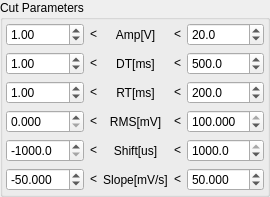
             <widget class="QWidget" name="page_5">
              <layout class="QHBoxLayout" name="horizontalLayout_17">
               <property name="leftMargin">
                <number>0</number>
               </property>
               <property name="topMargin">
                <number>0</number>
               </property>
               <property name="rightMargin">
                <number>0</number>
               </property>
               <property name="bottomMargin">
                <number>0</number>
               </property>
               <item>
                <widget class="QGroupBox" name="groupBox_3">
                 <property name="title">
                  <string>Cut Parameters</string>
                 </property>
                 <layout class="QGridLayout" name="gridLayout_7">
                  <property name="leftMargin">
                   <number>3</number>
                  </property>
                  <property name="topMargin">
                   <number>3</number>
                  </property>
                  <property name="rightMargin">
                   <number>3</number>
                  </property>
                  <property name="bottomMargin">
                   <number>3</number>
                  </property>
                  <item row="4" column="2">
                   <widget class="QLabel" name="label_95">
                    <property name="sizePolicy">
                     <sizepolicy hsizetype="Preferred" vsizetype="Maximum">
                      <horstretch>0</horstretch>
                      <verstretch>0</verstretch>
                     </sizepolicy>
                    </property>
                    <property name="minimumSize">
                     <size>
                      <width>0</width>
                      <height>3</height>
                     </size>
                    </property>
                    <property name="maximumSize">
                     <size>
                      <width>16777215</width>
                      <height>23</height>
                     </size>
                    </property>
                    <property name="text">
                     <string>RMS[mV]</string>
                    </property>
                    <property name="alignment">
                     <set>Qt::AlignCenter</set>
                    </property>
                   </widget>
                  </item>
                  <item row="5" column="0">
                   <widget class="QDoubleSpinBox" name="DSB_pk_shift_min">
                    <property name="sizePolicy">
                     <sizepolicy hsizetype="Preferred" vsizetype="Maximum">
                      <horstretch>1</horstretch>
                      <verstretch>0</verstretch>
                     </sizepolicy>
                    </property>
                    <property name="minimumSize">
                     <size>
                      <width>30</width>
                      <height>23</height>
                     </size>
                    </property>
                    <property name="maximumSize">
                     <size>
                      <width>200</width>
                      <height>23</height>
                     </size>
                    </property>
                    <property name="decimals">
                     <number>1</number>
                    </property>
                    <property name="minimum">
                     <double>-1000.000000000000000</double>
                    </property>
                    <property name="maximum">
                     <double>0.000000000000000</double>
                    </property>
                    <property name="singleStep">
                     <double>10.000000000000000</double>
                    </property>
                    <property name="value">
                     <double>-1000.000000000000000</double>
                    </property>
                   </widget>
                  </item>
                  <item row="6" column="3">
                   <widget class="QLabel" name="label_54">
                    <property name="sizePolicy">
                     <sizepolicy hsizetype="Maximum" vsizetype="Maximum">
                      <horstretch>0</horstretch>
                      <verstretch>0</verstretch>
                     </sizepolicy>
                    </property>
                    <property name="maximumSize">
                     <size>
                      <width>23</width>
                      <height>23</height>
                     </size>
                    </property>
                    <property name="text">
                     <string>&lt;</string>
                    </property>
                    <property name="alignment">
                     <set>Qt::AlignCenter</set>
                    </property>
                   </widget>
                  </item>
                  <item row="0" column="4">
                   <widget class="QDoubleSpinBox" name="DSB_Amp_raw_max">
                    <property name="sizePolicy">
                     <sizepolicy hsizetype="Preferred" vsizetype="Maximum">
                      <horstretch>1</horstretch>
                      <verstretch>0</verstretch>
                     </sizepolicy>
                    </property>
                    <property name="minimumSize">
                     <size>
                      <width>30</width>
                      <height>23</height>
                     </size>
                    </property>
                    <property name="maximumSize">
                     <size>
                      <width>200</width>
                      <height>23</height>
                     </size>
                    </property>
                    <property name="decimals">
                     <number>1</number>
                    </property>
                    <property name="maximum">
                     <double>90.000000000000000</double>
                    </property>
                    <property name="singleStep">
                     <double>0.500000000000000</double>
                    </property>
                    <property name="value">
                     <double>20.000000000000000</double>
                    </property>
                   </widget>
                  </item>
                  <item row="6" column="4">
                   <widget class="QDoubleSpinBox" name="DSB_BL_slope_max">
                    <property name="sizePolicy">
                     <sizepolicy hsizetype="Preferred" vsizetype="Maximum">
                      <horstretch>1</horstretch>
                      <verstretch>0</verstretch>
                     </sizepolicy>
                    </property>
                    <property name="minimumSize">
                     <size>
                      <width>30</width>
                      <height>23</height>
                     </size>
                    </property>
                    <property name="maximumSize">
                     <size>
                      <width>200</width>
                      <height>23</height>
                     </size>
                    </property>
                    <property name="decimals">
                     <number>3</number>
                    </property>
                    <property name="maximum">
                     <double>100.000000000000000</double>
                    </property>
                    <property name="singleStep">
                     <double>0.100000000000000</double>
                    </property>
                    <property name="value">
                     <double>50.000000000000000</double>
                    </property>
                   </widget>
                  </item>
                  <item row="1" column="1">
                   <widget class="QLabel" name="label_43">
                    <property name="sizePolicy">
                     <sizepolicy hsizetype="Maximum" vsizetype="Maximum">
                      <horstretch>0</horstretch>
                      <verstretch>0</verstretch>
                     </sizepolicy>
                    </property>
                    <property name="maximumSize">
                     <size>
                      <width>23</width>
                      <height>23</height>
                     </size>
                    </property>
                    <property name="text">
                     <string>&lt;</string>
                    </property>
                    <property name="alignment">
                     <set>Qt::AlignCenter</set>
                    </property>
                   </widget>
                  </item>
                  <item row="3" column="3">
                   <widget class="QLabel" name="label_38">
                    <property name="sizePolicy">
                     <sizepolicy hsizetype="Maximum" vsizetype="Maximum">
                      <horstretch>0</horstretch>
                      <verstretch>0</verstretch>
                     </sizepolicy>
                    </property>
                    <property name="maximumSize">
                     <size>
                      <width>23</width>
                      <height>23</height>
                     </size>
                    </property>
                    <property name="text">
                     <string>&lt;</string>
                    </property>
                    <property name="alignment">
                     <set>Qt::AlignCenter</set>
                    </property>
                   </widget>
                  </item>
                  <item row="6" column="2">
                   <widget class="QLabel" name="label_50">
                    <property name="sizePolicy">
                     <sizepolicy hsizetype="Preferred" vsizetype="Maximum">
                      <horstretch>0</horstretch>
                      <verstretch>0</verstretch>
                     </sizepolicy>
                    </property>
                    <property name="minimumSize">
                     <size>
                      <width>0</width>
                      <height>3</height>
                     </size>
                    </property>
                    <property name="maximumSize">
                     <size>
                      <width>16777215</width>
                      <height>23</height>
                     </size>
                    </property>
                    <property name="text">
                     <string>Slope[mV/s]</string>
                    </property>
                    <property name="alignment">
                     <set>Qt::AlignCenter</set>
                    </property>
                   </widget>
                  </item>
                  <item row="1" column="3">
                   <widget class="QLabel" name="label_44">
                    <property name="sizePolicy">
                     <sizepolicy hsizetype="Maximum" vsizetype="Maximum">
                      <horstretch>0</horstretch>
                      <verstretch>0</verstretch>
                     </sizepolicy>
                    </property>
                    <property name="maximumSize">
                     <size>
                      <width>23</width>
                      <height>23</height>
                     </size>
                    </property>
                    <property name="text">
                     <string>&lt;</string>
                    </property>
                    <property name="alignment">
                     <set>Qt::AlignCenter</set>
                    </property>
                   </widget>
                  </item>
                  <item row="1" column="4">
                   <widget class="QDoubleSpinBox" name="DSB_DT_max">
                    <property name="sizePolicy">
                     <sizepolicy hsizetype="Preferred" vsizetype="Maximum">
                      <horstretch>1</horstretch>
                      <verstretch>0</verstretch>
                     </sizepolicy>
                    </property>
                    <property name="minimumSize">
                     <size>
                      <width>30</width>
                      <height>23</height>
                     </size>
                    </property>
                    <property name="maximumSize">
                     <size>
                      <width>200</width>
                      <height>23</height>
                     </size>
                    </property>
                    <property name="decimals">
                     <number>1</number>
                    </property>
                    <property name="maximum">
                     <double>1000.000000000000000</double>
                    </property>
                    <property name="value">
                     <double>500.000000000000000</double>
                    </property>
                   </widget>
                  </item>
                  <item row="4" column="0">
                   <widget class="QDoubleSpinBox" name="DSB_BL_RMS_min">
                    <property name="sizePolicy">
                     <sizepolicy hsizetype="Preferred" vsizetype="Maximum">
                      <horstretch>1</horstretch>
                      <verstretch>0</verstretch>
                     </sizepolicy>
                    </property>
                    <property name="minimumSize">
                     <size>
                      <width>30</width>
                      <height>23</height>
                     </size>
                    </property>
                    <property name="maximumSize">
                     <size>
                      <width>200</width>
                      <height>23</height>
                     </size>
                    </property>
                    <property name="decimals">
                     <number>3</number>
                    </property>
                    <property name="maximum">
                     <double>10000.000000000000000</double>
                    </property>
                    <property name="singleStep">
                     <double>0.200000000000000</double>
                    </property>
                   </widget>
                  </item>
                  <item row="3" column="4">
                   <widget class="QDoubleSpinBox" name="DSB_RT_max">
                    <property name="sizePolicy">
                     <sizepolicy hsizetype="Preferred" vsizetype="Maximum">
                      <horstretch>1</horstretch>
                      <verstretch>0</verstretch>
                     </sizepolicy>
                    </property>
                    <property name="minimumSize">
                     <size>
                      <width>30</width>
                      <height>23</height>
                     </size>
                    </property>
                    <property name="maximumSize">
                     <size>
                      <width>200</width>
                      <height>23</height>
                     </size>
                    </property>
                    <property name="decimals">
                     <number>1</number>
                    </property>
                    <property name="maximum">
                     <double>1000.000000000000000</double>
                    </property>
                    <property name="value">
                     <double>200.000000000000000</double>
                    </property>
                   </widget>
                  </item>
                  <item row="5" column="2">
                   <widget class="QLabel" name="label_49">
                    <property name="sizePolicy">
                     <sizepolicy hsizetype="Preferred" vsizetype="Maximum">
                      <horstretch>0</horstretch>
                      <verstretch>0</verstretch>
                     </sizepolicy>
                    </property>
                    <property name="minimumSize">
                     <size>
                      <width>0</width>
                      <height>3</height>
                     </size>
                    </property>
                    <property name="maximumSize">
                     <size>
                      <width>16777215</width>
                      <height>23</height>
                     </size>
                    </property>
                    <property name="text">
                     <string>Shift[us]</string>
                    </property>
                    <property name="alignment">
                     <set>Qt::AlignCenter</set>
                    </property>
                   </widget>
                  </item>
                  <item row="1" column="0">
                   <widget class="QDoubleSpinBox" name="DSB_DT_min">
                    <property name="sizePolicy">
                     <sizepolicy hsizetype="Preferred" vsizetype="Maximum">
                      <horstretch>1</horstretch>
                      <verstretch>0</verstretch>
                     </sizepolicy>
                    </property>
                    <property name="minimumSize">
                     <size>
                      <width>30</width>
                      <height>23</height>
                     </size>
                    </property>
                    <property name="maximumSize">
                     <size>
                      <width>200</width>
                      <height>23</height>
                     </size>
                    </property>
                    <property name="decimals">
                     <number>2</number>
                    </property>
                    <property name="maximum">
                     <double>1000.000000000000000</double>
                    </property>
                    <property name="value">
                     <double>1.000000000000000</double>
                    </property>
                   </widget>
                  </item>
                  <item row="5" column="4">
                   <widget class="QDoubleSpinBox" name="DSB_pk_shift_max">
                    <property name="sizePolicy">
                     <sizepolicy hsizetype="Preferred" vsizetype="Maximum">
                      <horstretch>1</horstretch>
                      <verstretch>0</verstretch>
                     </sizepolicy>
                    </property>
                    <property name="minimumSize">
                     <size>
                      <width>30</width>
                      <height>23</height>
                     </size>
                    </property>
                    <property name="maximumSize">
                     <size>
                      <width>200</width>
                      <height>23</height>
                     </size>
                    </property>
                    <property name="decimals">
                     <number>1</number>
                    </property>
                    <property name="maximum">
                     <double>1000.000000000000000</double>
                    </property>
                    <property name="singleStep">
                     <double>10.000000000000000</double>
                    </property>
                    <property name="value">
                     <double>1000.000000000000000</double>
                    </property>
                   </widget>
                  </item>
                  <item row="5" column="1">
                   <widget class="QLabel" name="label_97">
                    <property name="sizePolicy">
                     <sizepolicy hsizetype="Maximum" vsizetype="Maximum">
                      <horstretch>0</horstretch>
                      <verstretch>0</verstretch>
                     </sizepolicy>
                    </property>
                    <property name="maximumSize">
                     <size>
                      <width>23</width>
                      <height>23</height>
                     </size>
                    </property>
                    <property name="text">
                     <string>&lt;</string>
                    </property>
                    <property name="alignment">
                     <set>Qt::AlignCenter</set>
                    </property>
                   </widget>
                  </item>
                  <item row="0" column="3">
                   <widget class="QLabel" name="label_37">
                    <property name="sizePolicy">
                     <sizepolicy hsizetype="Maximum" vsizetype="Maximum">
                      <horstretch>0</horstretch>
                      <verstretch>0</verstretch>
                     </sizepolicy>
                    </property>
                    <property name="maximumSize">
                     <size>
                      <width>23</width>
                      <height>23</height>
                     </size>
                    </property>
                    <property name="text">
                     <string>&lt;</string>
                    </property>
                    <property name="alignment">
                     <set>Qt::AlignCenter</set>
                    </property>
                   </widget>
                  </item>
                  <item row="4" column="4">
                   <widget class="QDoubleSpinBox" name="DSB_BL_RMS_max">
                    <property name="sizePolicy">
                     <sizepolicy hsizetype="Preferred" vsizetype="Maximum">
                      <horstretch>1</horstretch>
                      <verstretch>0</verstretch>
                     </sizepolicy>
                    </property>
                    <property name="minimumSize">
                     <size>
                      <width>30</width>
                      <height>23</height>
                     </size>
                    </property>
                    <property name="maximumSize">
                     <size>
                      <width>200</width>
                      <height>23</height>
                     </size>
                    </property>
                    <property name="decimals">
                     <number>3</number>
                    </property>
                    <property name="maximum">
                     <double>100.000000000000000</double>
                    </property>
                    <property name="singleStep">
                     <double>0.200000000000000</double>
                    </property>
                    <property name="value">
                     <double>100.000000000000000</double>
                    </property>
                   </widget>
                  </item>
                  <item row="6" column="0">
                   <widget class="QDoubleSpinBox" name="DSB_BL_slope_min">
                    <property name="sizePolicy">
                     <sizepolicy hsizetype="Preferred" vsizetype="Maximum">
                      <horstretch>1</horstretch>
                      <verstretch>0</verstretch>
                     </sizepolicy>
                    </property>
                    <property name="minimumSize">
                     <size>
                      <width>30</width>
                      <height>23</height>
                     </size>
                    </property>
                    <property name="maximumSize">
                     <size>
                      <width>200</width>
                      <height>23</height>
                     </size>
                    </property>
                    <property name="decimals">
                     <number>3</number>
                    </property>
                    <property name="minimum">
                     <double>-100.000000000000000</double>
                    </property>
                    <property name="maximum">
                     <double>0.000000000000000</double>
                    </property>
                    <property name="singleStep">
                     <double>0.100000000000000</double>
                    </property>
                    <property name="value">
                     <double>-50.000000000000000</double>
                    </property>
                   </widget>
                  </item>
                  <item row="0" column="0">
                   <widget class="QDoubleSpinBox" name="DSB_Amp_raw_min">
                    <property name="sizePolicy">
                     <sizepolicy hsizetype="Preferred" vsizetype="Maximum">
                      <horstretch>1</horstretch>
                      <verstretch>0</verstretch>
                     </sizepolicy>
                    </property>
                    <property name="minimumSize">
                     <size>
                      <width>30</width>
                      <height>23</height>
                     </size>
                    </property>
                    <property name="maximumSize">
                     <size>
                      <width>200</width>
                      <height>23</height>
                     </size>
                    </property>
                    <property name="decimals">
                     <number>2</number>
                    </property>
                    <property name="maximum">
                     <double>30.000000000000000</double>
                    </property>
                    <property name="singleStep">
                     <double>0.500000000000000</double>
                    </property>
                    <property name="value">
                     <double>1.000000000000000</double>
                    </property>
                   </widget>
                  </item>
                  <item row="1" column="2">
                   <widget class="QLabel" name="label_34">
                    <property name="sizePolicy">
                     <sizepolicy hsizetype="Preferred" vsizetype="Maximum">
                      <horstretch>0</horstretch>
                      <verstretch>0</verstretch>
                     </sizepolicy>
                    </property>
                    <property name="minimumSize">
                     <size>
                      <width>0</width>
                      <height>3</height>
                     </size>
                    </property>
                    <property name="maximumSize">
                     <size>
                      <width>16777215</width>
                      <height>23</height>
                     </size>
                    </property>
                    <property name="text">
                     <string>DT[ms]</string>
                    </property>
                    <property name="alignment">
                     <set>Qt::AlignCenter</set>
                    </property>
                   </widget>
                  </item>
                  <item row="4" column="3">
                   <widget class="QLabel" name="label_96">
                    <property name="sizePolicy">
                     <sizepolicy hsizetype="Maximum" vsizetype="Maximum">
                      <horstretch>0</horstretch>
                      <verstretch>0</verstretch>
                     </sizepolicy>
                    </property>
                    <property name="maximumSize">
                     <size>
                      <width>23</width>
                      <height>23</height>
                     </size>
                    </property>
                    <property name="text">
                     <string>&lt;</string>
                    </property>
                    <property name="alignment">
                     <set>Qt::AlignCenter</set>
                    </property>
                   </widget>
                  </item>
                  <item row="4" column="1">
                   <widget class="QLabel" name="label_46">
                    <property name="sizePolicy">
                     <sizepolicy hsizetype="Maximum" vsizetype="Maximum">
                      <horstretch>0</horstretch>
                      <verstretch>0</verstretch>
                     </sizepolicy>
                    </property>
                    <property name="maximumSize">
                     <size>
                      <width>23</width>
                      <height>23</height>
                     </size>
                    </property>
                    <property name="text">
                     <string>&lt;</string>
                    </property>
                    <property name="alignment">
                     <set>Qt::AlignCenter</set>
                    </property>
                   </widget>
                  </item>
                  <item row="5" column="3">
                   <widget class="QLabel" name="label_52">
                    <property name="sizePolicy">
                     <sizepolicy hsizetype="Maximum" vsizetype="Maximum">
                      <horstretch>0</horstretch>
                      <verstretch>0</verstretch>
                     </sizepolicy>
                    </property>
                    <property name="maximumSize">
                     <size>
                      <width>23</width>
                      <height>23</height>
                     </size>
                    </property>
                    <property name="text">
                     <string>&lt;</string>
                    </property>
                    <property name="alignment">
                     <set>Qt::AlignCenter</set>
                    </property>
                   </widget>
                  </item>
                  <item row="0" column="1">
                   <widget class="QLabel" name="label_45">
                    <property name="sizePolicy">
                     <sizepolicy hsizetype="Maximum" vsizetype="Maximum">
                      <horstretch>0</horstretch>
                      <verstretch>0</verstretch>
                     </sizepolicy>
                    </property>
                    <property name="maximumSize">
                     <size>
                      <width>23</width>
                      <height>23</height>
                     </size>
                    </property>
                    <property name="text">
                     <string>&lt;</string>
                    </property>
                    <property name="alignment">
                     <set>Qt::AlignCenter</set>
                    </property>
                   </widget>
                  </item>
                  <item row="6" column="1">
                   <widget class="QLabel" name="label_47">
                    <property name="sizePolicy">
                     <sizepolicy hsizetype="Maximum" vsizetype="Maximum">
                      <horstretch>0</horstretch>
                      <verstretch>0</verstretch>
                     </sizepolicy>
                    </property>
                    <property name="maximumSize">
                     <size>
                      <width>23</width>
                      <height>23</height>
                     </size>
                    </property>
                    <property name="text">
                     <string>&lt;</string>
                    </property>
                    <property name="alignment">
                     <set>Qt::AlignCenter</set>
                    </property>
                   </widget>
                  </item>
                  <item row="3" column="0">
                   <widget class="QDoubleSpinBox" name="DSB_RT_min">
                    <property name="sizePolicy">
                     <sizepolicy hsizetype="Preferred" vsizetype="Maximum">
                      <horstretch>1</horstretch>
                      <verstretch>0</verstretch>
                     </sizepolicy>
                    </property>
                    <property name="minimumSize">
                     <size>
                      <width>30</width>
                      <height>23</height>
                     </size>
                    </property>
                    <property name="maximumSize">
                     <size>
                      <width>200</width>
                      <height>23</height>
                     </size>
                    </property>
                    <property name="decimals">
                     <number>2</number>
                    </property>
                    <property name="maximum">
                     <double>1000.000000000000000</double>
                    </property>
                    <property name="value">
                     <double>1.000000000000000</double>
                    </property>
                   </widget>
                  </item>
                  <item row="3" column="2">
                   <widget class="QLabel" name="label_39">
                    <property name="sizePolicy">
                     <sizepolicy hsizetype="Preferred" vsizetype="Maximum">
                      <horstretch>0</horstretch>
                      <verstretch>0</verstretch>
                     </sizepolicy>
                    </property>
                    <property name="minimumSize">
                     <size>
                      <width>0</width>
                      <height>3</height>
                     </size>
                    </property>
                    <property name="maximumSize">
                     <size>
                      <width>16777215</width>
                      <height>23</height>
                     </size>
                    </property>
                    <property name="text">
                     <string>RT[ms]</string>
                    </property>
                    <property name="alignment">
                     <set>Qt::AlignCenter</set>
                    </property>
                   </widget>
                  </item>
                  <item row="3" column="1">
                   <widget class="QLabel" name="label_36">
                    <property name="sizePolicy">
                     <sizepolicy hsizetype="Maximum" vsizetype="Maximum">
                      <horstretch>0</horstretch>
                      <verstretch>0</verstretch>
                     </sizepolicy>
                    </property>
                    <property name="maximumSize">
                     <size>
                      <width>23</width>
                      <height>23</height>
                     </size>
                    </property>
                    <property name="text">
                     <string>&lt;</string>
                    </property>
                    <property name="alignment">
                     <set>Qt::AlignCenter</set>
                    </property>
                   </widget>
                  </item>
                  <item row="0" column="2">
                   <widget class="QLabel" name="label_amp_2">
                    <property name="sizePolicy">
                     <sizepolicy hsizetype="Preferred" vsizetype="Maximum">
                      <horstretch>0</horstretch>
                      <verstretch>0</verstretch>
                     </sizepolicy>
                    </property>
                    <property name="minimumSize">
                     <size>
                      <width>0</width>
                      <height>3</height>
                     </size>
                    </property>
                    <property name="maximumSize">
                     <size>
                      <width>16777215</width>
                      <height>23</height>
                     </size>
                    </property>
                    <property name="text">
                     <string>Amp[V]</string>
                    </property>
                    <property name="alignment">
                     <set>Qt::AlignCenter</set>
                    </property>
                   </widget>
                  </item>
                 </layout>
                </widget>
               </item>
              </layout>
             </widget>
